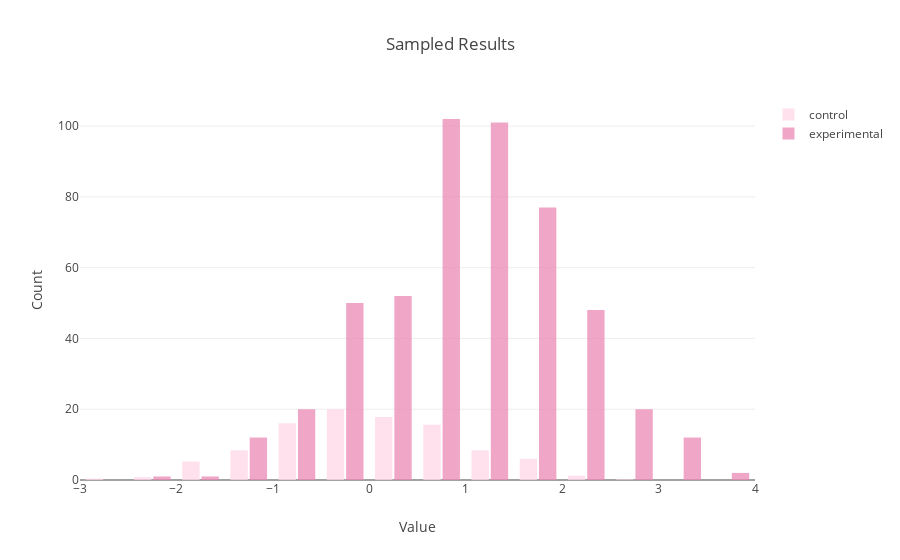

The cell this chart's notebook holds for it:
### Markdown cell above
# Styled Histogram

### Code cell
import plotly.graph_objs as go

import numpy as np
x0 = np.random.randn(500)
x1 = np.random.randn(500)+1

trace1 = go.Histogram(
    x=x0,
    histnorm='percent',
    name='control',
    xbins=dict(
        start=-4.0,
        end=3.0,
        size=0.5
    ),
    marker=dict(
        color='#FFD7E9',
    ),
    opacity=0.75
)
trace2 = go.Histogram(
    x=x1,
    name='experimental',
    xbins=dict(
        start=-3.0,
        end=4,
        size=0.5
    ),
    marker=dict(
        color='#EB89B5'
    ),
    opacity=0.75
)
data = [trace1, trace2]

layout = go.Layout(
    title='Sampled Results',
    xaxis=dict(
        title='Value'
    ),
    yaxis=dict(
        title='Count'
    ),
    bargap=0.2,
    bargroupgap=0.1
)
fig = go.Figure(data=data, layout=layout)
pyo.iplot(fig, filename='styled histogram')

### Figure 1 — Plotly figure (JSON) as saved in the notebook; plotly's stock layout.template omitted (floating-point values rounded to 4 significant figures; data arrays with more than 128 entries replaced by an {"elided": "..."} marker saying what was removed)
{"data": [{"histnorm": "percent", "marker": {"color": "#FFD7E9"}, "name": "control", "opacity": 0.75, "type": "histogram", "uid": "2a196722-b405-4ee8-89b9-a3736aa71f30", "x": {"elided": "500 float values"}, "xbins": {"end": 3, "size": 0.5, "start": -4}}, {"marker": {"color": "#EB89B5"}, "name": "experimental", "opacity": 0.75, "type": "histogram", "uid": "933c9c29-2c7d-45f5-99d9-0a92e0fff25d", "x": {"elided": "500 float values"}, "xbins": {"end": 4, "size": 0.5, "start": -3}}], "layout": {"bargap": 0.2, "bargroupgap": 0.1, "title": {"text": "Sampled Results"}, "xaxis": {"title": {"text": "Value"}}, "yaxis": {"title": {"text": "Count"}}}}
